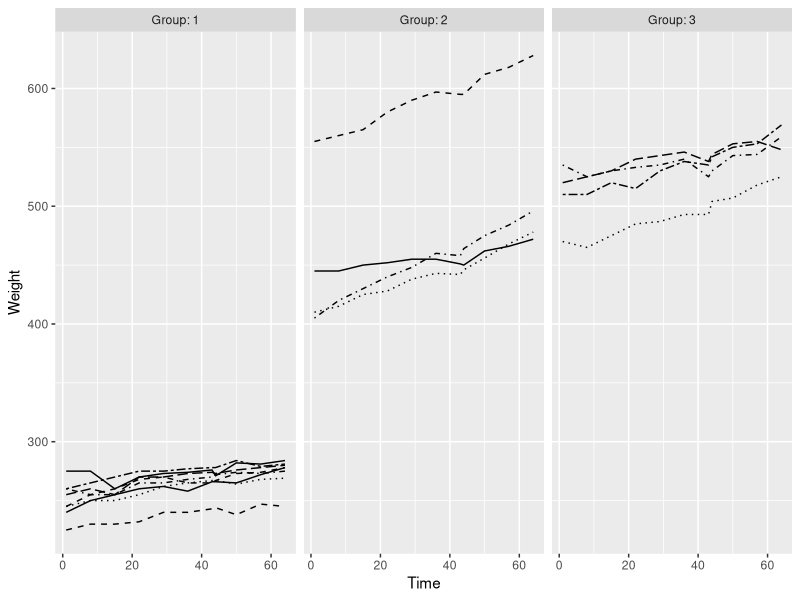
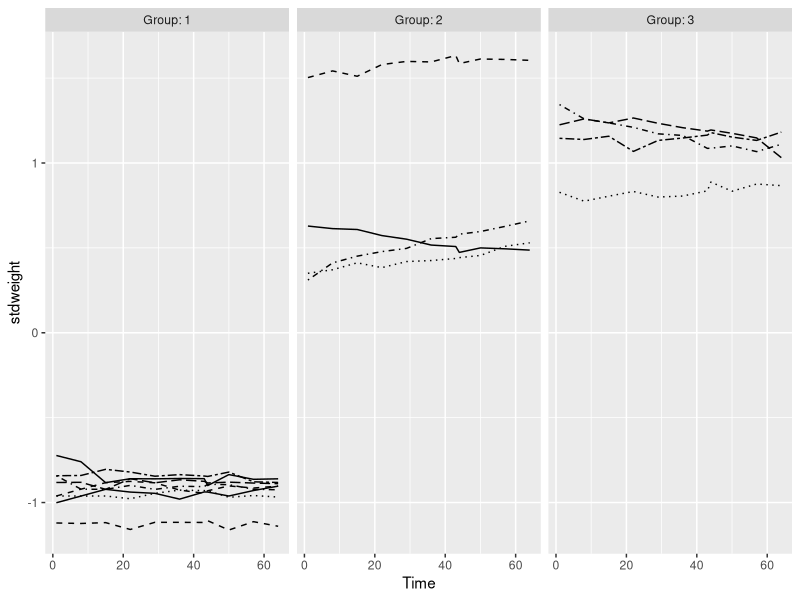
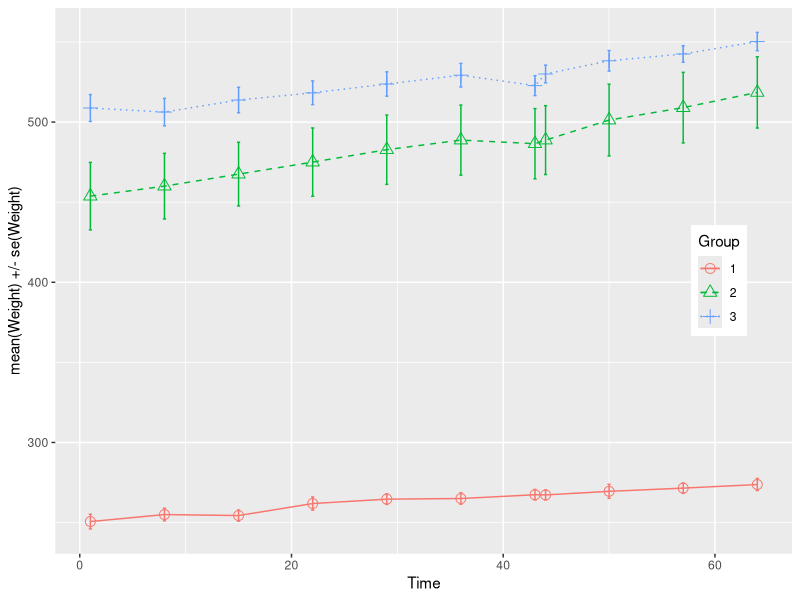
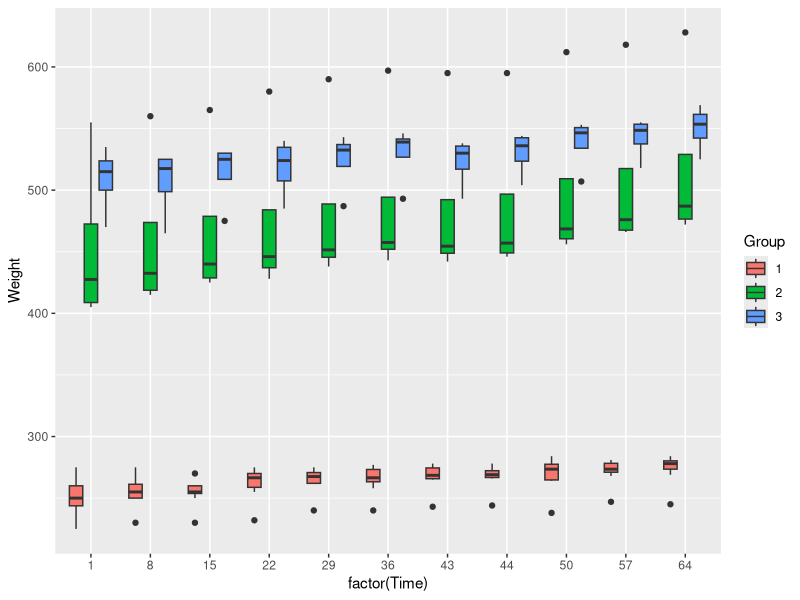
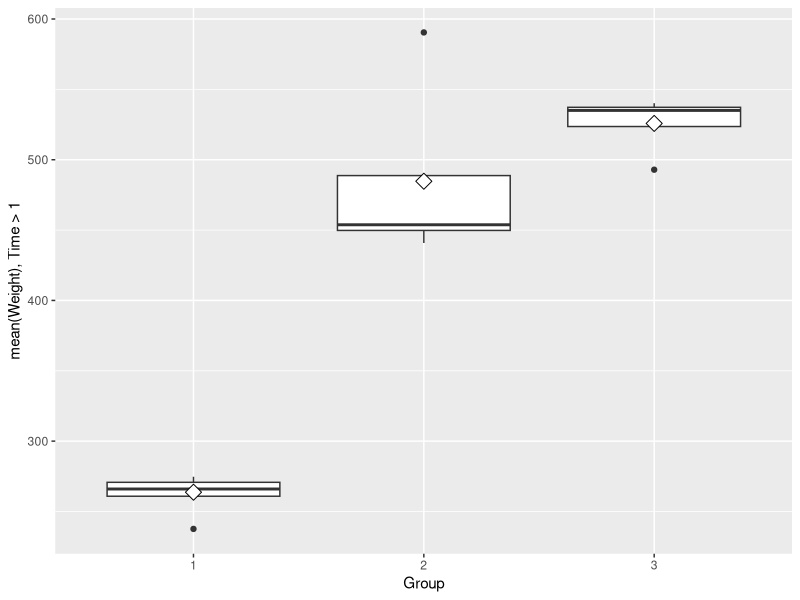
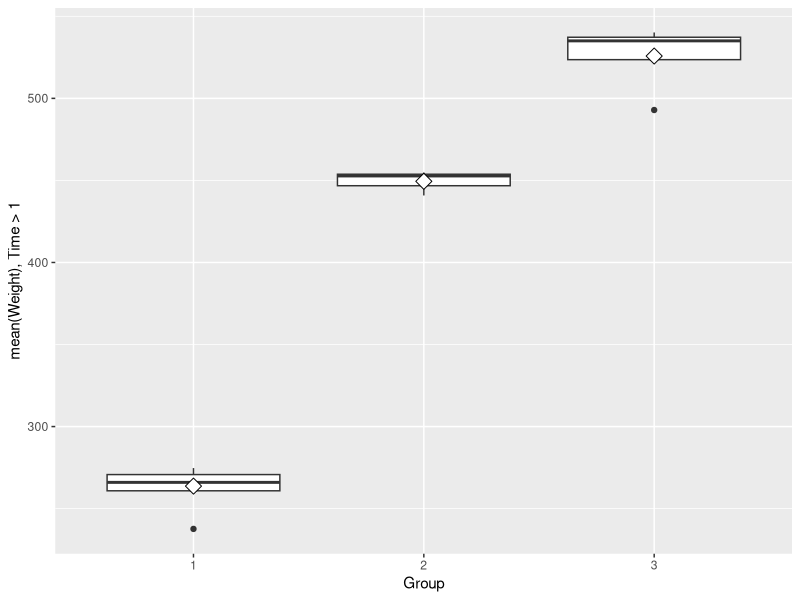
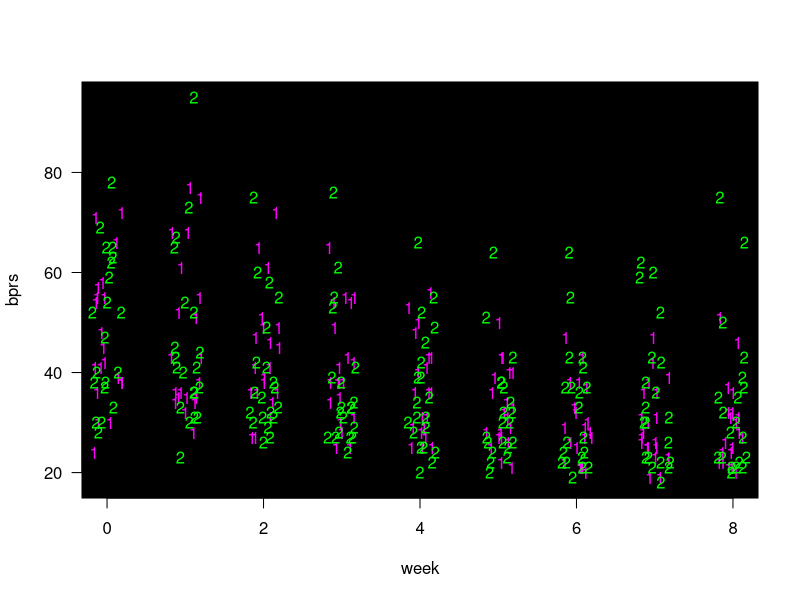
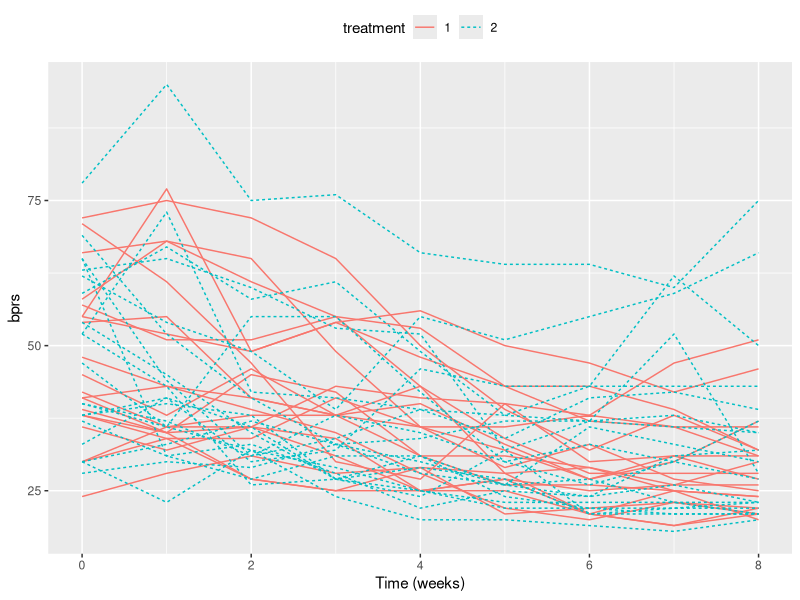

Reproduce these figures in R, in order.
## ---- chunk 1
RATS <- read.csv("data/RATS.csv")
RATSL <- read.csv("data/RATSL.csv")

# ID and Group as factors (they were transformed back to int when reading): 
RATSL$ID <- factor(RATSL$ID)
RATSL$Group <- factor(RATSL$Group)
## ---- chunk 2
head(RATS, n=nrow(RATS))
## ---- chunk 3
library(ggplot2)
library(dplyr)

ggplot(RATSL, aes(x = Time, y = Weight, linetype = ID)) +
  geom_line() +
  scale_linetype_manual(values = rep(1:10, times=4)) +
  facet_grid(. ~ Group, labeller = label_both) +
  theme(legend.position = "none") + 
  scale_y_continuous(limits = c(min(RATSL$Weight), max(RATSL$Weight)))
## ---- chunk 4
# Create standardized weights
RATSL <- RATSL %>%
  group_by(Time) %>%
  mutate(stdweight = (Weight - mean(Weight))/sd(Weight)) %>%
  ungroup()

# Plot the standardized weights
ggplot(RATSL, aes(x = Time, y = stdweight, linetype = ID)) +
  geom_line() +
  scale_linetype_manual(values = rep(1:10, times=4)) +
  facet_grid(. ~ Group, labeller = label_both) +
  theme(legend.position = "none") + 
  scale_y_continuous(limits = c(min(RATSL$stdweight), max(RATSL$stdweight)))
## ---- chunk 5
RATSS <- RATSL %>%
  group_by(Group, Time) %>%
  summarise(mean = mean(Weight), se = sd(Weight)/sqrt(length(unique(RATSL$Time)))) %>%
  ungroup()

ggplot(RATSS, aes(x = Time, y = mean, linetype = Group, shape = Group, color=Group)) +
  geom_line() +
  scale_linetype_manual(values = c(1, 2, 3)) +
  geom_point(size=3) +
  scale_shape_manual(values = c(1, 2, 3)) +
  geom_errorbar(aes(ymin=mean-se, ymax=mean+se, linetype="1"), width=0.3) +
  theme(legend.position = c(0.9, 0.5)) +
  scale_y_continuous(name = "mean(Weight) +/- se(Weight)")
## ---- chunk 6
ggplot(RATSL, aes(x = factor(Time), y = Weight, fill=Group)) +
  geom_boxplot()
## ---- chunk 7
# Remove the initial time point:
RATSS2 <- RATSL %>%
  filter(Time > 0) %>%
  group_by(Group, ID) %>%
  summarise(mean=mean(Weight)) %>%
  ungroup()

# Function to draw a boxplot:
draw_bp <- function(dat) {
  ggplot(dat, aes(x = Group, y = mean)) +
  geom_boxplot() +
  stat_summary(fun = "mean", geom = "point", shape=23, size=4, fill = "white") +
  scale_y_continuous(name = "mean(Weight), Time > 1")
}

# Boxplot:
draw_bp(RATSS2)
## ---- chunk 8
RATSS3 <- filter(RATSS2, mean < 550)
draw_bp(RATSS3)
## ---- chunk 9
t.test(mean ~ Group, data = filter(RATSS3, Group %in% c(1, 2)), var.equal=FALSE) # Groups 1 and 2
t.test(mean ~ Group, data = filter(RATSS3, Group %in% c(1, 3)), var.equal=FALSE) # Groups 1 and 3
t.test(mean ~ Group, data = filter(RATSS3, Group %in% c(2, 3)), var.equal=FALSE) # Groups 2 and 3
## ---- chunk 10
RATSS4 <- mutate(RATSS2, baseline=RATS$WD1)
fit <- lm(mean ~ baseline + Group, data=RATSS4)
anova(fit)
## ---- chunk 11
BPRS <- read.csv("data/BPRS.csv")
BPRSL <- read.csv("data/BPRSL.csv")

# Treatment, subject, and ID as factors (they were transformed back to int when reading):
BPRSL$treatment <- factor(BPRSL$treatment)
BPRSL$subject <- factor(BPRSL$subject)
BPRSL$ID <- factor(BPRSL$ID)
## ---- chunk 12
head(BPRS, n=nrow(BPRS))
## ---- chunk 13
head(BPRSL, n=40)
## ---- chunk 14
with(BPRSL, plot(c(min(week), max(week)), c(min(bprs), max(bprs)), type="n", ylab="bprs",
                 xlab="week", las=1))
rect(col="black", -10, -10, 10, 100)
with(BPRSL, points(y=bprs, x=jitter(week), pch=c("1", "2")[treatment],
                   col=c("magenta", "green")[treatment], cex=1))
## ---- chunk 15
# NOTE THAT WE CREATED THE ID VARIABLE IN THE WRANGLING PART
p1 <- ggplot(BPRSL, aes(x = week, y = bprs, group=ID)) +
        geom_line(aes(color=treatment, linetype=treatment)) +
        scale_x_continuous(name = "Time (weeks)", breaks = seq(0, 8, by=2)) +
        scale_y_continuous(name = "bprs") +
        theme(legend.position = "top")
p1
## ---- chunk 16
par(las=1)
pairs(BPRS[,3:11], gap=0.4, font.labels=2, cex.labels=1, panel=function(x, y) {
  points(x, y, col="blue", pch="*", cex=1.5)
  abline(lm(y ~ x), col="red")
  },
  lower.panel=function(x, y) {
    old_par <- par(no.readonly=TRUE)
    on.exit(old_par)
    par(usr=c(0, 1, 0, 1))
    ncol <- 10
    colpal <- colorRampPalette(c("skyblue", "blue", "red", "red4"))(ncol)
    corcol <- abs(round(ncol*cor(x, y)))
    do.call(rect, c(col=colpal[corcol], list(0, 0, 1, 1)))
    text(x=0.5, y=0.5, labels=round(cor(x, y), 2), font=ifelse(abs(cor(x, y)) > 0.7, 4, 1),
         cex=1.2)
  })
## ---- chunk 17
summary(lm(bprs ~ treatment + week, data=BPRSL))
## ---- chunk 18
library(lme4)
fit1 <- lmer(bprs ~ week + treatment + (1 | ID), data = BPRSL, REML = FALSE)
summary(fit1)
## ---- chunk 19
fit2 <- lmer(bprs ~ week + treatment + (week | ID), data = BPRSL, REML = FALSE)
summary(fit2)
## ---- chunk 20
fit3 <- lmer(bprs ~ week*treatment + (week | ID), data = BPRSL, REML = FALSE)
summary(fit3)
## ---- chunk 21
2*(1 - pnorm(1.349))
## ---- chunk 22
library(ggplot2)
library(ggpubr)
BPRSL <- mutate(BPRSL, Fitted=fitted(fit3)) # Add the fitted values to the data

p2 <- ggplot(BPRSL, aes(x = week, y = Fitted, group = ID)) +
        geom_line(aes(linetype = treatment, color=treatment)) +
        scale_x_continuous(name = "Time (week)", breaks = seq(0, 8, by=2)) +
        scale_y_continuous(name = "bprs") +
        theme(legend.position = "top")
ggarrange(p1, p2, labels=c("Observed", "Fitted"), ncol=2, nrow=1)
